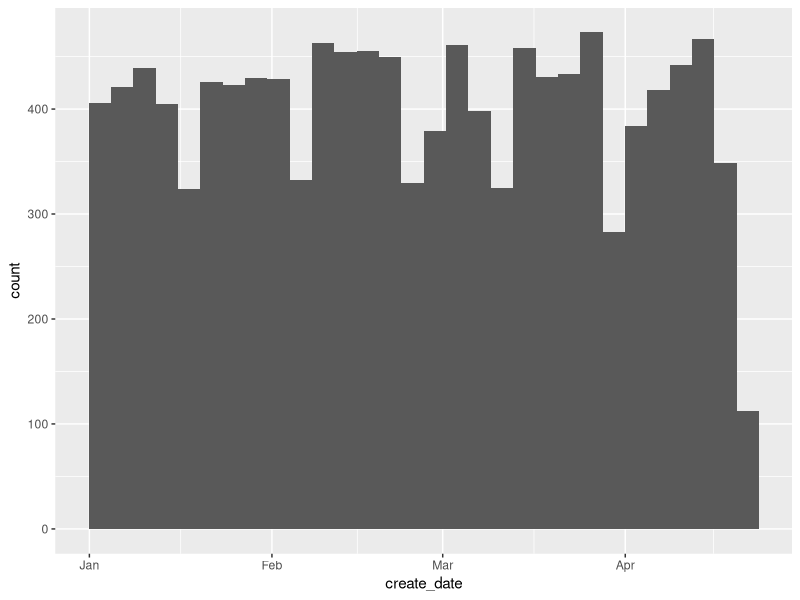
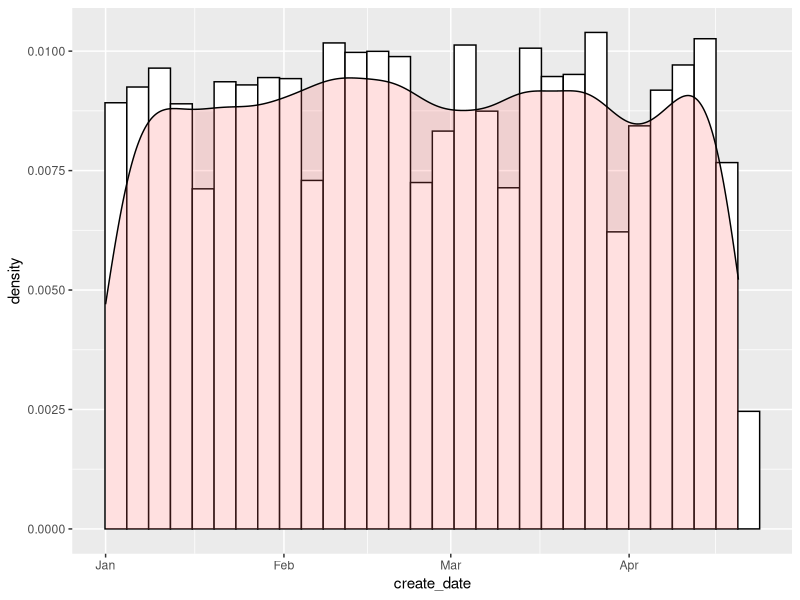
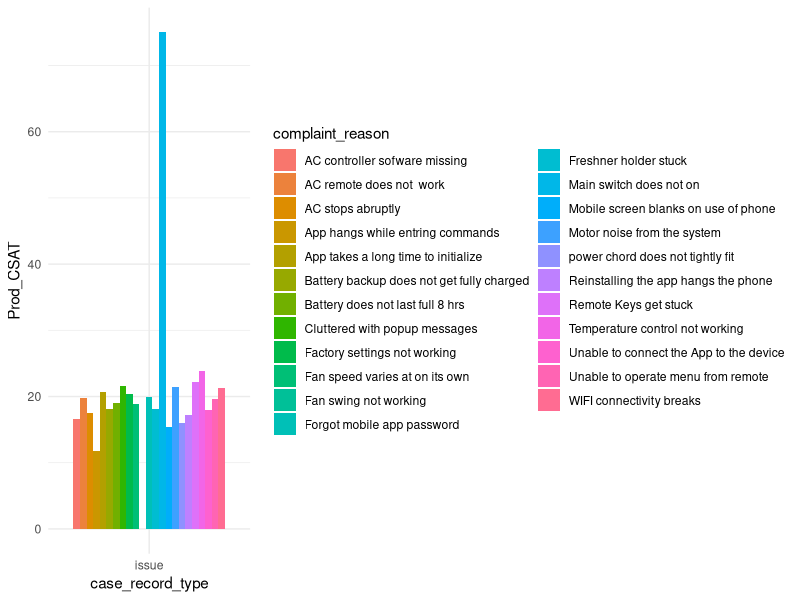
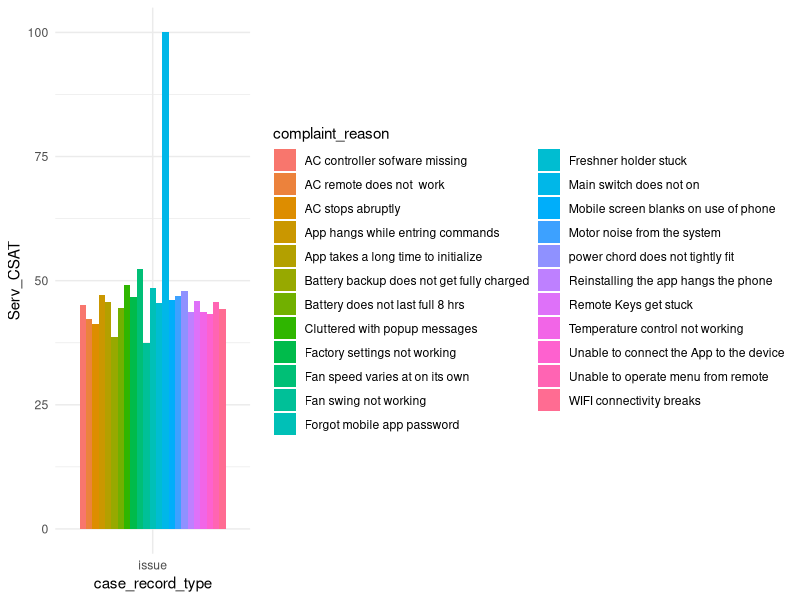
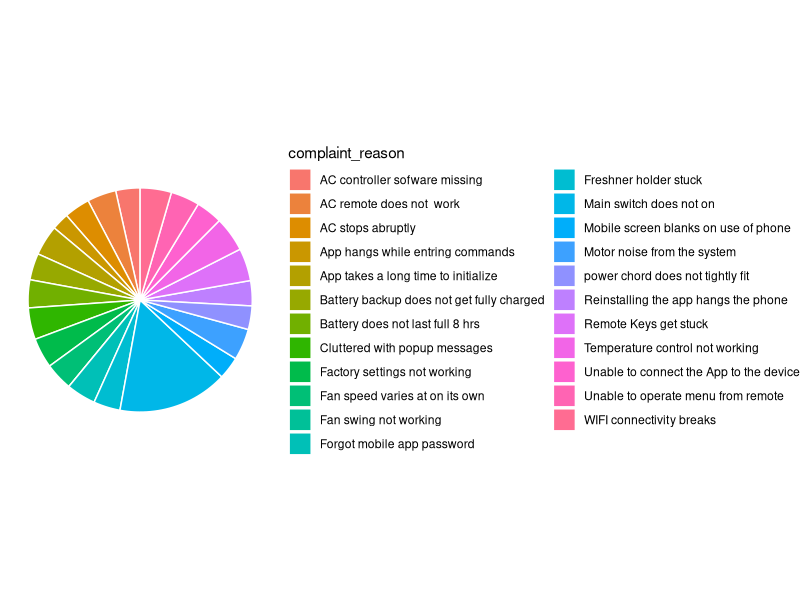
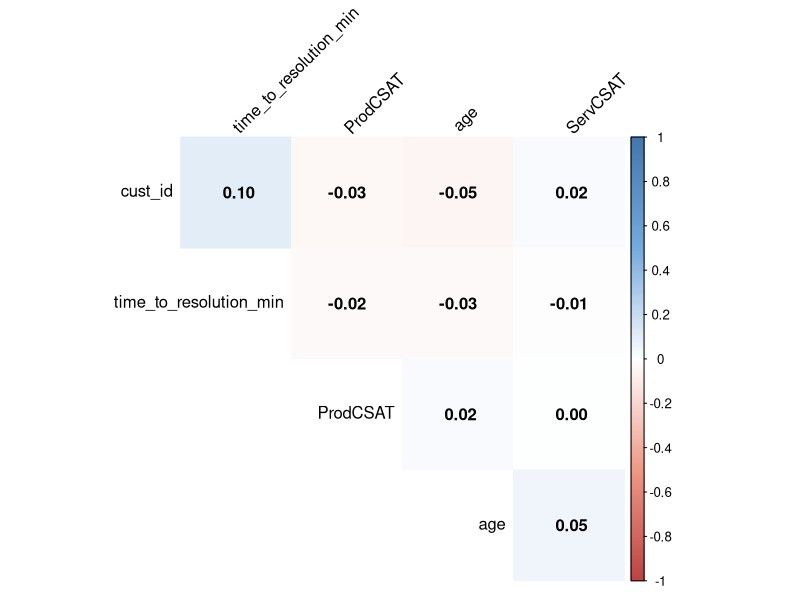
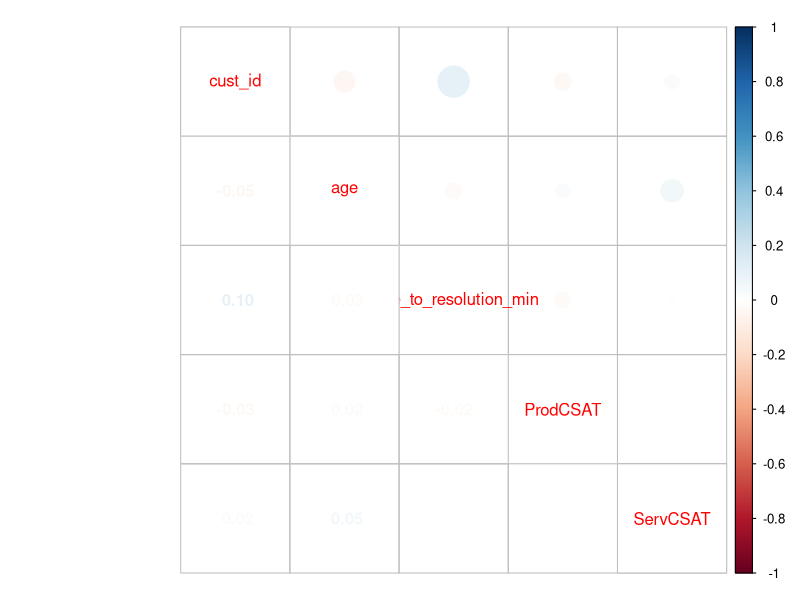
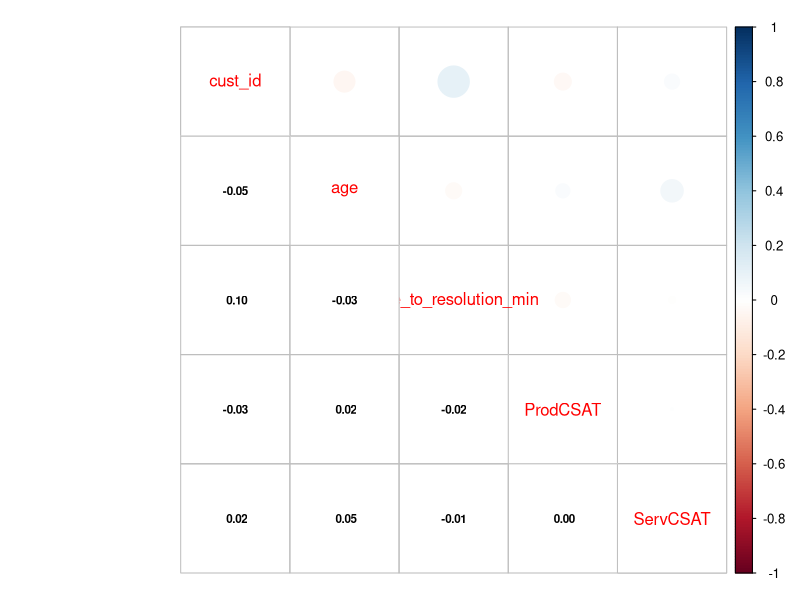

These charts were generated, in order, by the following R code:
#MÓDULO IV - SATISFACCIÓN DEL CONSUMIDOR
#En este ejercicio estaremos trabajando con data típica que uno puede extraer del modulo de Support Service
#de un CRM sobre los problemas que se reportan con el producto o servicio
#Y contiene una encuesta de satisfaccion tanto para el producto como para el servicio brindado por el equipo de custome support

#Para completar el ejercicio deberan cargar las siguientes librerias: tidyverse, corrplot, psych
library(tidyverse)
library(corrplot)
library(psych)

#PISTA: Las librerias de corrplot y psych fueron utilizadas en el ejercicio de Percepcion de Marca. 
#Pueden revisar ese script como referencia para esta tarea


#PASO 1
#Cargamos el dataset "data_CRM.csv" eliminando columna 1 que es innecesaria
data_CRM <- read.csv('data_CRM.csv')

data_CRM$X <- NULL

#Inspecciones en dataset con summary, describe y head para comprender la información que contiene, entender missing values en las columnas
summary(data_CRM)

describeData(data_CRM,head=4,tail=4)

#Realicen un plot para entender la distribución de las quejas a lo largo del período, 
#selecciondo el tipo de gráfico más óptimo para representar la data
data_CRM$create_date <- as.Date(data_CRM$create_date, "%Y-%m-%d")

ggplot(data_CRM, aes(x=create_date)) + geom_histogram()

ggplot(data_CRM, aes(x=create_date)) + 
  geom_histogram(aes(y=..density..), colour="black", fill="white")+
  geom_density(alpha=.2, fill="#FF6666") 


#PASO 2
#El dataset presenta todos los casos de los usuarios que han contactado con Customer Support en el período enero-abril 2020
#Pero nos interesa hacer el análisis sobre complaint_reason, por lo cual es necesario crear un nuevo dataset, 
#agrupar los datos por complaint_reason y realizar las siguientes operaciones para las columnas relevantes: 
#generar una columna que cuente la cantidad de llamadas para cada tipo de complaint_reason llamada "num_casos"
complaint_reason <- data_CRM %>%
  group_by(complaint_reason) %>%
  summarise(num_casos = n())

#generar una columna que cuente la cantidad de llamadas pendientes para cada tipo de complaint_reason contando la cantidad de "y" llamada pend_calls
complaint_reason_pending <- data_CRM %>%
  group_by(complaint_reason) %>%
  summarise(num_casos = n(),
            pend_calls = sum(pending_call == 'y'))

#calcular el promedio de time_to_resolution_min para cada tipo de complaint_reason en una columna nueva llamada avg_time_to_resolution
complaint_reason_pending <- data_CRM %>%
  group_by(complaint_reason) %>%
  summarise(num_casos = n(),
            pend_calls = sum(pending_call == 'y'),
            avg_time_to_resolution = mean(time_to_resolution_min))

#generar una columna que cuente la cantidad de need_replace para cada tipo de complaint_reason contando la cantidad de "TRUE" llamada n_replacements
complaint_reason_pending <- data_CRM %>%
  group_by(complaint_reason) %>%
  summarise(num_casos = n(),
            pend_calls = sum(pending_call == 'y'),
            avg_time_to_resolution = mean(time_to_resolution_min),
            n_replacements = sum(need_replace == TRUE))


#generar una nueva columna que calcule el Prod_CSAT para cada tipo de complaint_reason en una columna nueva llamada Prod_CSAT
complaint_reason_group <- data_CRM %>%
  group_by(complaint_reason) %>%
  summarise(num_casos = n(),
            pend_calls = sum(pending_call == 'y'),
            avg_time_to_resolution = mean(time_to_resolution_min),
            n_replacements = sum(need_replace == TRUE),
            total_pcsat = (sum(pending_call == 'n' & ProdCSAT == 4, na.rm=TRUE)) +
                          (sum(pending_call == 'n' & ProdCSAT == 5, na.rm=TRUE)),
            Prod_CSAT = (total_pcsat/(num_casos - pend_calls))* 100)

#generar una nueva columna que calcule el Serv_CSAT para cada tipo de complaint_reason en una columna nueva llamada Serv_CSAT
complaint_reason_group <- data_CRM %>%
  group_by(case_record_type, complaint_reason) %>%
  summarise(num_casos = n(),
            pend_calls = sum(pending_call == 'y'),
            avg_time_to_resolution = mean(time_to_resolution_min),
            n_replacements = sum(need_replace == TRUE),
            total_pcsat = (sum(pending_call == 'n' & ProdCSAT == 4, na.rm=TRUE)) +
              (sum(pending_call == 'n' & ProdCSAT == 5, na.rm=TRUE)),
            Prod_CSAT = (total_pcsat/(num_casos - pend_calls))* 100,
            total_scsat = (sum(pending_call == 'n' & ServCSAT == 4, na.rm=TRUE)) +
              (sum(pending_call == 'n' & ServCSAT == 5, na.rm=TRUE)),
            Serv_CSAT = (total_scsat/(num_casos - pend_calls))* 100)

#De esta forma el dataset nuevo debe contener las siguientes columnas: complaint_reason, num_casos, pend_calls, 
#avg_time_to_resolution, n_replacements, Prod_CSAT, Serv_CSAT

complaint_reason_data <- complaint_reason_group %>%
  select(case_record_type,
         complaint_reason, 
         num_casos, 
         pend_calls, 
         avg_time_to_resolution, 
         n_replacements,
         Prod_CSAT,
         Serv_CSAT)

#PASO 3
#Seleccionar un plot idoneo para poder realizar una comparativa de C-SATs para cada problema técnico
#Justificar la selección de dicho plot brevemente

ggplot(data=complaint_reason_data, aes(x=case_record_type, y=Prod_CSAT, fill=complaint_reason)) +
  geom_bar(stat="identity", position=position_dodge()) +
  #geom_text(aes(label=Prod_CSAT), vjust=1.6, color="white", size=3.5) +
  theme_minimal()

ggplot(data=complaint_reason_data, aes(x=case_record_type, y=Serv_CSAT, fill=complaint_reason)) +
  geom_bar(stat="identity", position=position_dodge()) +
  #geom_text(aes(label=Prod_CSAT), vjust=1.6, color="white", size=3.5) +
  theme_minimal()

ggplot(complaint_reason_data, aes(x="", y=Prod_CSAT, fill=complaint_reason)) +
  geom_bar(stat="identity", width=1, color="white") +
  coord_polar("y", start=0) +
  theme_void()

#PASO 4
#Realizar una correlación entre las variables numéricas y analizar si existen correlaciones fuertes entre
#alguna de las variables presentadas. 
#las funciones de correlación poseen un argumento llamado use que permite excluir los NA para que el computo sea
#posible. Para ello incluyan como argumento use = "complete.obs" ya que por default es use = "everything" 
#¿La columna de Serv_CSAT muestra correlaciones con alguna otra columna?
data_cor <- data_CRM %>%
   filter(pending_call == 'y') %>%
   select(cust_id, 
          age, 
          time_to_resolution_min, 
          ProdCSAT,
          ServCSAT)

M <- cor(data_cor, use = "complete.obs")

col <- colorRampPalette(c("#BB4444", "#EE9988", "#FFFFFF", "#77AADD", "#4477AA"))
corrplot(M, method="color", col=col(200),  
         type="upper", order="hclust", 
         addCoef.col = "black", # Add coefficient of correlation
         tl.col="black", tl.srt=45, #Text label color and rotation
         # hide correlation coefficient on the principal diagonal
         diag=FALSE)

#Inspeccionen la funcion cor.test para entender su funcionamiento y apliquenla sobre aquellas correlaciones
#que ustedes opinaron anteriormente que tienen correlación con la columna de Serv_CSAT para verificar si su hipotesis es correcta
#IMPORTANTE: pueden explorar los diferentes métodos, pero el que utilizamos de forma genérica es pearson
##a su vez es importante que comprendan y utilicen el argumento exact con lógica FALSE
res <- cor.test(data_cor$ServCSAT, data_cor$age, method = "pearson", exact = FALSE)
res

res <- cor.test(data_cor$ServCSAT, data_cor$ProdCSAT, method = "pearson", exact = FALSE)
res

#Por último utilicen la función corrplot.mixed() para realizar el plot de todas las correlaciones juntas
#Intenten utilizar algunas de las opciones que presenta para embellecer el gráfico (colores, formas, tamaños, etc)
#La forma de aplicación sería corrplot.mixed(corr = (correlacion que quieren hacer con sus argumentos incluido use = "complete.obs")) 
#y el resto de argumentos que quieran incluir

corrplot.mixed(M)
corrplot.mixed(M, lower.col = "black", number.cex = .7)


#PASO 5
#Repetir el paso 4 pero enfocando el analisis en la columna Prod_CSAT en vez de Serv_CSAT: realicen hipotesis sobre correlaciones,
#apliquen cor.test para validarlas y corrplot.mixed() para representarlo.





